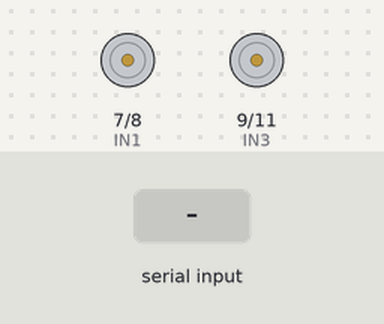
Simulated run of this sketch. Board: Arduino Leonardo, built with avr-gcc and run on an emulated ATmega32U4. On the bench: motor-driver pin pairs drawn as motors (green arrow = first pin HIGH = forward, orange = second pin HIGH = backward, longer = more drive, scaled by the enable pin). The inputs (shaded band) are chosen by the test bench.

Above: at 1.2 s.
1.3 s: "90,45\n" received over the second serial link
At 1.7 s:
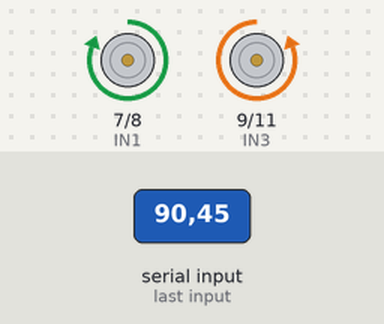
3.8 s: "30,150\n" received over the second serial link
At 4.2 s:
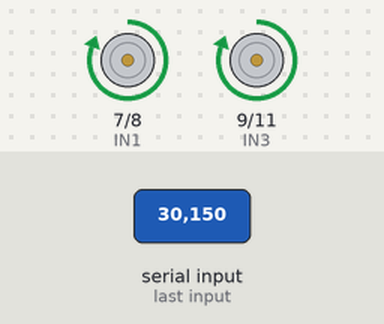
6.8 s: "2\n" received over the second serial link
At 7.2 s:
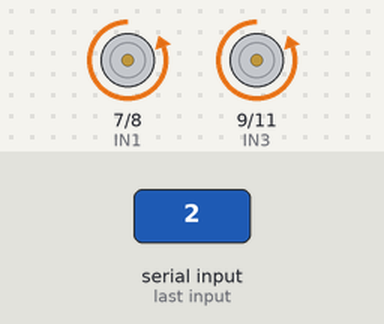
Timing chart, 0 to 9.8 s (numbered marks = the images above; inputs shaded):
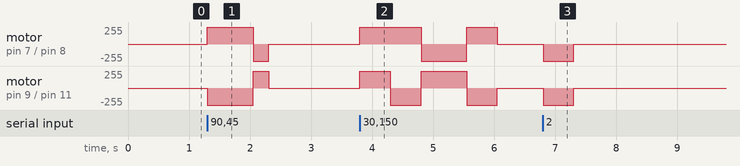

The sketch:

arduino.ino
```cpp
//Define IO Pins
#define ENA 6
#define ENB 5
#define IN1 7
#define IN2 8
#define IN3 9
#define IN4 11

//Define Drive Variables
#define DRIVETIME 250

//Check Board Type
//Uno or Older
#if defined(__AVR_ATmega328P__) || defined(__AVR_ATmega168__)

//Code in here will only be compiled if an Arduino Uno (or older) is used.
#define SER_LIB Serial

#endif

//Leonardo
#if defined(__AVR_ATmega32U4__) || defined(__AVR_ATmega16U4__)

//Code in here will only be compiled if an Arduino Leonardo is used.
#define SER_LIB Serial1

#endif


// Setup Function
void setup()
{
  // Serial Setup
  Serial1.begin(9600);

  // Wait For Serial Connection
  while(!Serial1)
  {
    ;
  }

  Serial1.println("Serial Connection Ready");

  //Pin Setups
  pinMode(ENA, OUTPUT);
  pinMode(ENB, OUTPUT);
  pinMode(IN1, OUTPUT);
  pinMode(IN2, OUTPUT);
  pinMode(IN3, OUTPUT);
  pinMode(IN4, OUTPUT);
}

// Main Loop
void loop()
{
  // Serial Responses
  if (Serial1.available() > 0)
  {
    char incoming = Serial1.read();

    if(incoming == '~')
    {
      // Node Program Turn On
      Serial1.println("Serial Connection Ready");
    } else
    {
      // Recieving Serial Data
      Serial1.print("Recieved: ");
      Serial1.println(incoming);

      // Set Drive Variables
      int drive_code = incoming - '0';
      int drive_length;

      // Check Drive Codes
      if(drive_code >= 0 && drive_code <= 7)
      {
        // Distinguish Short and Long Drive
        if(drive_code >=4)
        {
          drive_length = 1;
        } else
        {
          drive_length = 2;
        }

        // Drive
        switch (drive_code)
        {
          case 0:
            drive_fore(drive_length);
            break;

          case 1:
            drive_back(drive_length);
            break;

          case 2:
            drive_left(drive_length);
            break;

          case 3:
            drive_right(drive_length);
            break;

          case 4:
            drive_fore(drive_length);
            break;

          case 5:
            drive_back(drive_length);
            break;

          case 6:
            drive_left(drive_length);
            break;

          case 7:
            drive_right(drive_length);
            break;
        }
      } else
      {
        Serial1.println("Unuseable Drive Code");
      }
    }
  }
}

//Drive Functions
void drive_left(int drive_length)
{
  // Turn On Wheels
  digitalWrite(ENA, HIGH);
  digitalWrite(ENB, HIGH);

  // Left Wheels Backward
  digitalWrite(IN1, LOW);
  digitalWrite(IN2, HIGH);

  // Right Wheels Foreward
  digitalWrite(IN3, LOW);
  digitalWrite(IN4, HIGH);

  // Continue for 500ms * Drive Length ( 1 or 2 )
  delay(DRIVETIME * drive_length);

  // Shut Off Wheels
  digitalWrite(ENA, LOW);
  digitalWrite(ENB, LOW);
  digitalWrite(IN2, LOW);
  digitalWrite(IN4, LOW);
}

void drive_right(int drive_length)
{
  // Turn On Wheels
  digitalWrite(ENA, HIGH);
  digitalWrite(ENB, HIGH);

  // Left Wheel Foreward
  digitalWrite(IN1, HIGH);
  digitalWrite(IN2, LOW);

  // Right Wheel Backward
  digitalWrite(IN3, HIGH);
  digitalWrite(IN4, LOW);

  // Continue for 500ms * Drive Length ( 1 or 2 )
  delay(DRIVETIME * drive_length);

  // Shut Off Wheels
  digitalWrite(ENA, LOW);
  digitalWrite(ENB, LOW);
  digitalWrite(IN1, LOW);
  digitalWrite(IN3, LOW);
}

void drive_fore(int drive_length)
{
  // Turn On Wheels
  digitalWrite(ENA, HIGH);
  digitalWrite(ENB, HIGH);

  // Left Wheel Foreward
  digitalWrite(IN1, HIGH);
  digitalWrite(IN2, LOW);

  // Right Wheel Foreward
  digitalWrite(IN3, LOW);
  digitalWrite(IN4, HIGH);

  // Continue for 500ms * Drive Length ( 1 or 2 )
  delay(DRIVETIME * drive_length);

  // Shut Off Wheels
  digitalWrite(ENA, LOW);
  digitalWrite(ENB, LOW);
  digitalWrite(IN1, LOW);
  digitalWrite(IN4, LOW);
}

void drive_back(int drive_length)
{
  //Turn On Wheels
  digitalWrite(ENA, HIGH);
  digitalWrite(ENB, HIGH);

  // Left Wheel Backward
  digitalWrite(IN1, LOW);
  digitalWrite(IN2, HIGH);

  // Right Wheel Backward
  digitalWrite(IN3, HIGH);
  digitalWrite(IN4, LOW);

  // Continue for 500ms * Drive Length ( 1 or 2 )
  delay(DRIVETIME * drive_length);

  // Shut Off Wheels
  digitalWrite(ENA, LOW);
  digitalWrite(ENB, LOW);
  digitalWrite(IN2, LOW);
  digitalWrite(IN3, LOW);
}
```

Measured:
- after the input at 1.3 s, motor on pin 7 (IN1) / pin 8 (IN2): stopped → forward 255/255 at once, → backward 255/255 0.75 s later, → stopped 0.25 s later; motor on pin 9 (IN3) / pin 11 (IN4): stopped → backward 255/255 at once, → forward 255/255 0.75 s later, → stopped 0.25 s later
- after the input at 6.8 s, motor on pin 7 (IN1) / pin 8 (IN2), motor on pin 9 (IN3) / pin 11 (IN4): stopped → backward 255/255 at once, → stopped 0.50 s later
